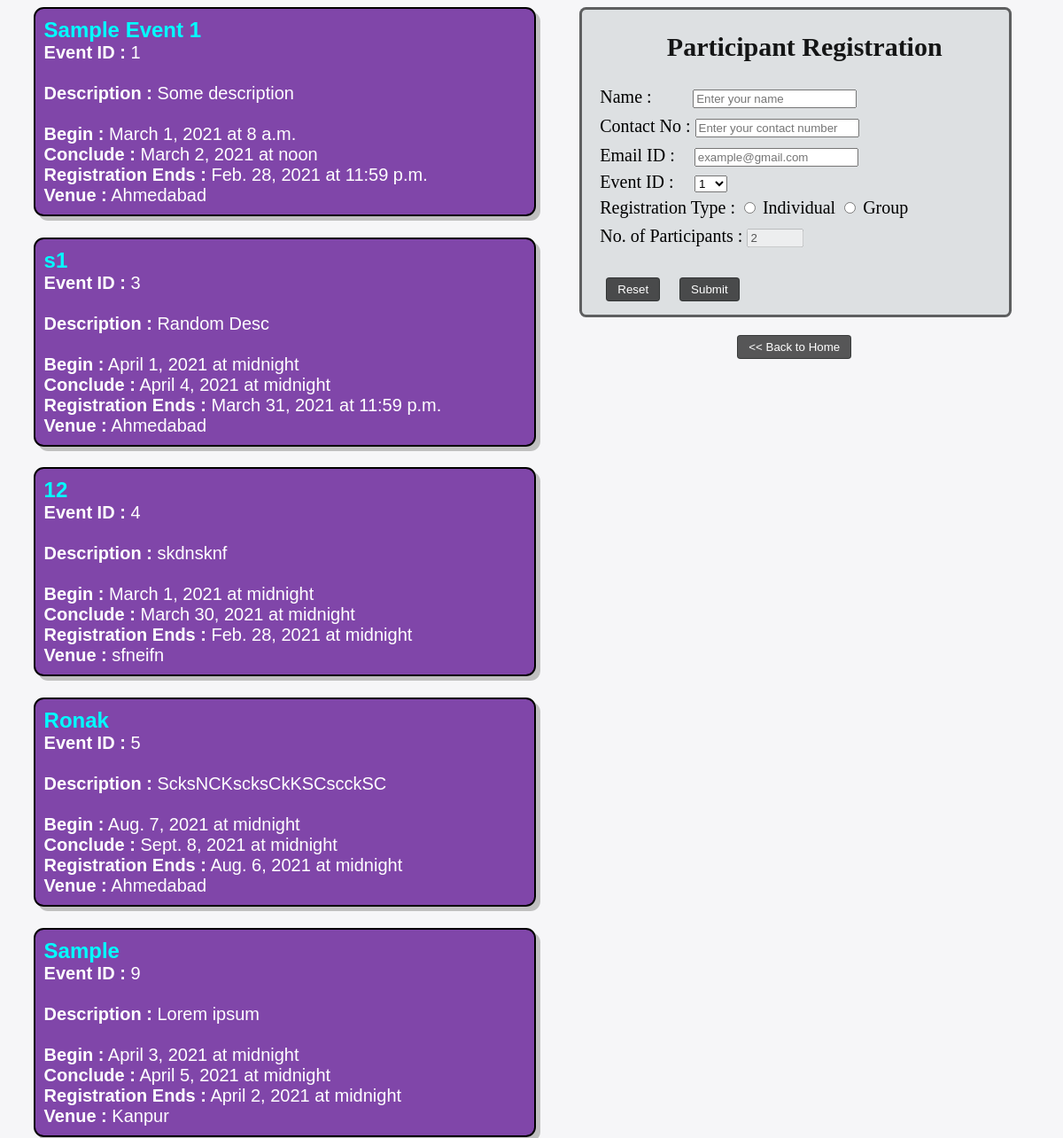
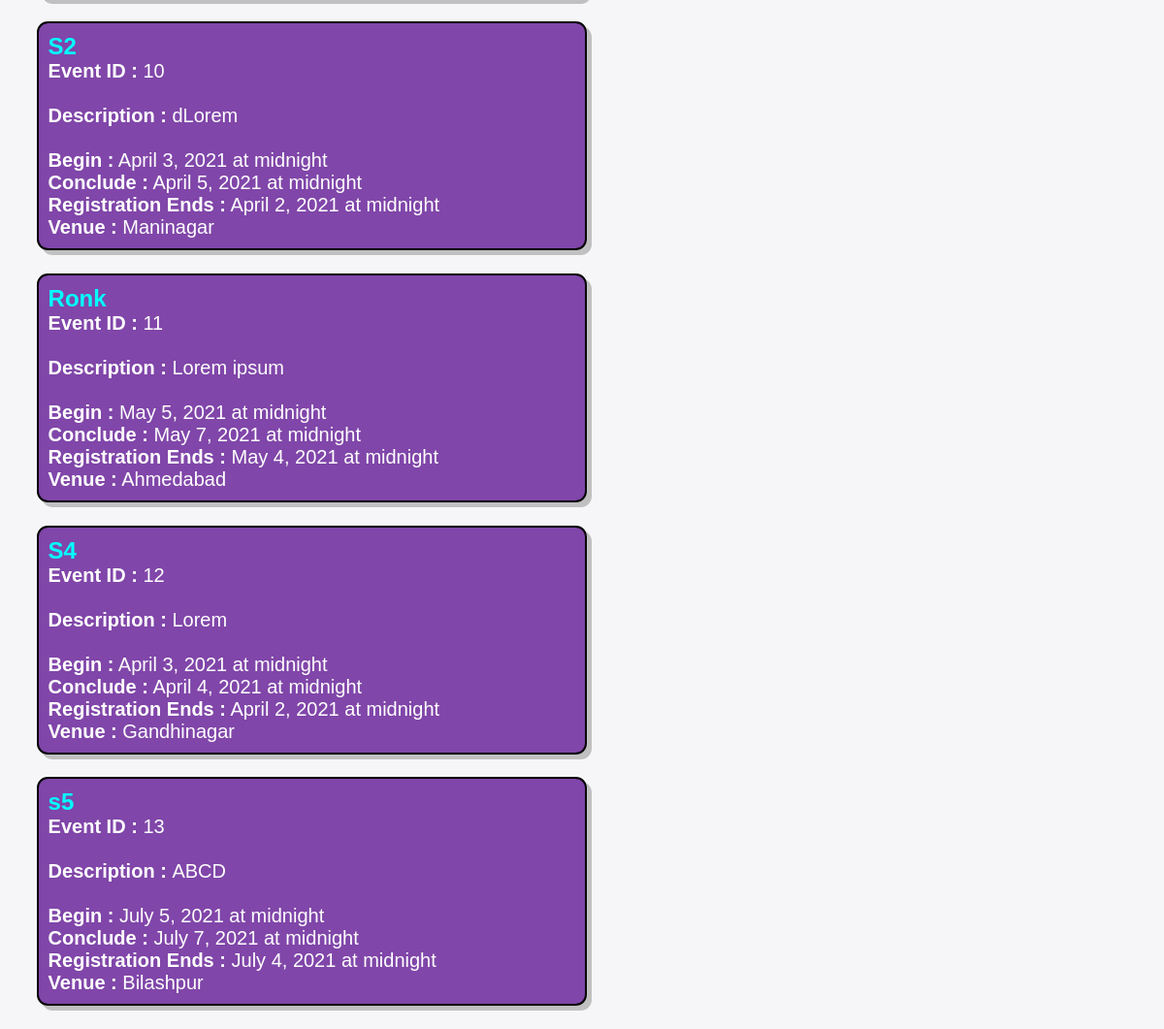
Page /participateRegistration on the earlier database version (2 pictures, top to bottom).
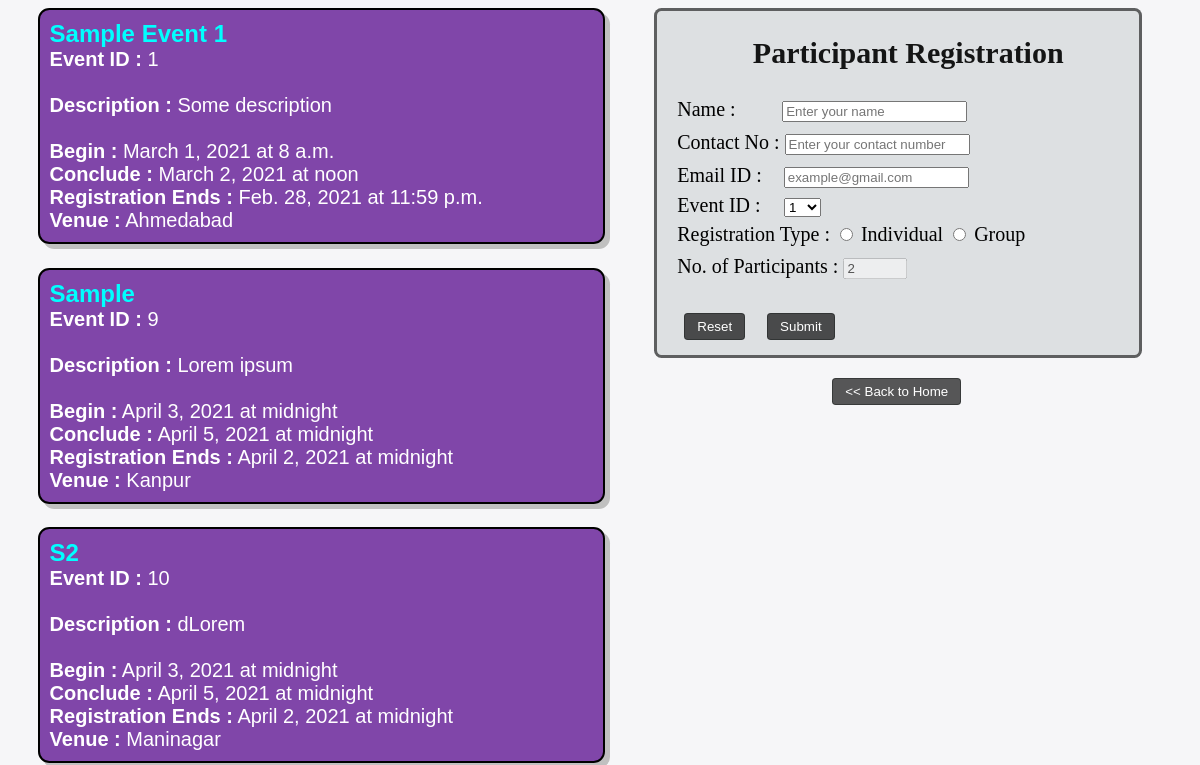
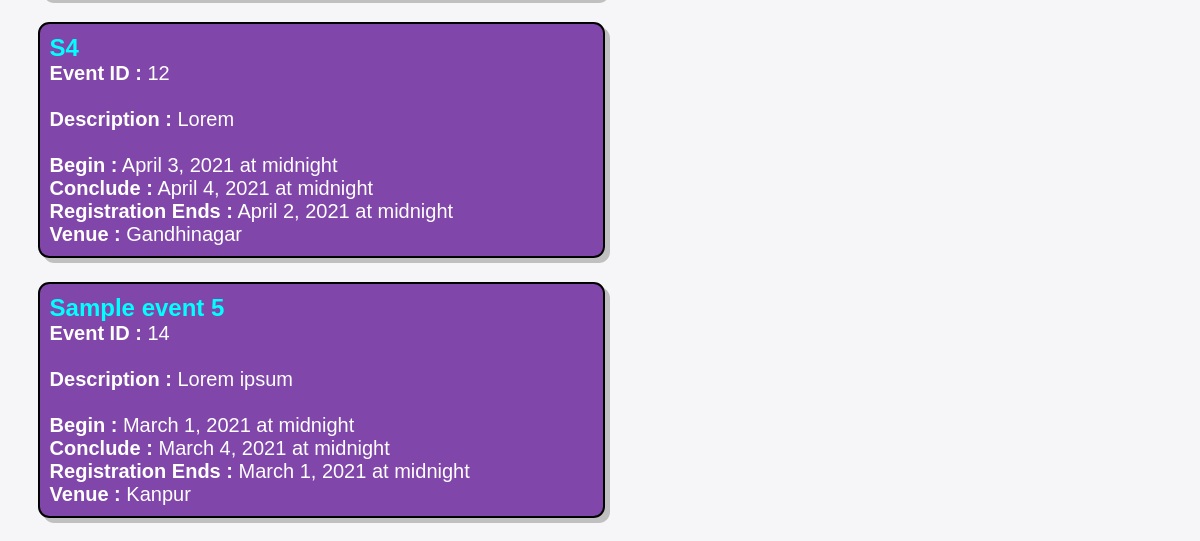
Same page on the later database version (2 pictures, top to bottom).
### event/models.py (models this page shows, shortened)
class Event(models.Model):
    name = models.CharField(max_length=120)
    desc = models.TextField()
    location = models.CharField(max_length=120)
    poster = models.FileField()
    start_date = models.DateField()
    start_time = models.TimeField()
    end_date = models.DateField()
    end_time = models.TimeField()
    last_date = models.DateField()
    last_time = models.TimeField()
    email = models.EmailField()
    pswd = models.CharField(max_length=20)

### participate/views.py (the view, shortened to what this page needs)
# urls.py: path('', views.form, name = "Event Registration Form"),
def form(request):
    today = datetime.now()
    date = str(today.date())
    time = str(today.time())
    events = Event.objects.filter(last_date__gte=date).exclude(last_date__exact=date, last_time__lte=time)
    return render(request, "participate_form.html", {"up_events":events})

### templates/participate_form.html (shortened to what this page needs)
<!DOCTYPE html>
<html lang="en">
<head>
    {% load static %}
    <link rel="stylesheet" href="{% static 'participate_form.css' %}">
</head>
<body>
    <div class="eventList">
        {% if up_events %}
        {% for event in up_events %}
        <div class="event">
            <div> <b id="event_name"> {{event.name}} </b></div>
            <div> <b id="label"> Event ID : </b> {{event.id}}<br><br></div>
            <div> <b id="label"> Description : </b> {{event.desc}} <br><br></div>
            <div> <b id="label"> Begin :</b> {{event.start_date}} at {{event.start_time}} <br></div>
            <div> <b id="label"> Conclude :</b> {{event.end_date}} at {{event.end_time}} <br></div>
            <div> <b id="label"> Registration Ends :</b> {{event.last_date}} at {{event.last_time}} <br></div>
            <div> <b id="label"> Venue :</b> {{event.location}} <br></div>
        </div>
        {% endfor %}
        {% else %}
        There is NO EVENT.
        {% endif %}
    </div>
    <form action="participateRegistration" method="POST">
        <h2 align="center"> Participant Registration </h2>
        <div>
            <label for="name"> Name : </label>
            <input type="text" id="name" name="name" placeholder="Enter your name" required>
        </div>
        <div>
            <label for="contact"> Contact No : </label>
            <input type="tel" id="contact" name="contact" placeholder="Enter your contact number" required>
        </div>
        <div>
            <label for="email"> Email ID : </label>
            <input type="text" id="email" name="email" placeholder="example@gmail.com" required>
        </div>
        <div>
            <label for="sel"> Event ID : </label>
            <select id="sel" name="event_id">
                {% if up_events %}
                {% for event in up_events %}
                <option> {{event.id}} </option><br>
                {% endfor %}
                {% endif %}
            </select>
        </div>
        <div class="register">
            <label for="register_type"> Registration Type :</label>
            <input type="radio" id="register_type" name="isGroup" value="1" onclick="disable_it()"> Individual
            <input type="radio" id="register_type" name="isGroup" value="2" onclick='Enable_it("people")'> Group
        </div>
        <div>
            <label for="people"> No. of Participants :</label>
            <input type="number" id="people" min='2' max='100' name="no_of_people" placeholder="2" value="2" disabled>
        </div>
        <br>
        <div>
            <button type='reset' id='reset'> Reset </button>
            <button type="submit" id='submit'> Submit </button>
        </div>
    </form>
    <div class="container">
        <button id="home" onclick="window.location.href='http://127.0.0.1:8000/'">
            << Back to Home </button>
    </div>
</body>
</html>

### static/participate_form.css (style rules this page uses)
body { background-color:rgba(228, 228, 235, 0.329); font-size: 20px; font-weight: 300; }
form { border: 3px solid rgba(0, 0, 0, 0.575); border-radius: 0.2cm; box-sizing: content-box; position : relative; margin-left: auto; margin-right: auto; width: fit-content; height: fit-content; background-color: rgba(206, 211, 212, 0.63); padding-left : 20px; padding-bottom: 10px; overflow: hidden; font-size: 20px; font-family: Georgia, 'Times New Roman', Times, serif; }
h2 { font-size: 30px; color:rgba(0, 0, 0, 0.911); padding-left: 2cm; padding-right: 2cm; }
#name { margin : 6px 0 6px 9%; }
#contact { margin : 6px 0 6px 0; }
#email { margin : 6px 0 6px 3.7%; }
.register { margin : 6px 0 6px 0; }
#people { margin : 6px 0 6px 0; }
#reset { margin : 5px 10px 5px 7px; padding: 5px 12px 5px 12px; background-color: rgba(0, 0, 0, 0.671); border: 1px solid #21252594; border-radius: 0.1cm; color: white; }
#submit { margin : 5px 10px 5px 7px; padding: 5px 12px 5px 12px; background-color: rgba(0, 0, 0, 0.671); border: 1px solid #21252594; border-radius: 0.1cm; color: white; }
#home { margin : 10px 10px 5px 7px; padding: 5px 12px 5px 12px; background-color: rgba(0, 0, 0, 0.651); border: 1px solid #21252594; border-radius: 0.1cm; color: white; }
#sel { margin : 0 0 0 4%; }
div.container { position: relative; font-size: 20px; left : 0; right : 0; bottom: 0; top : 10px; text-align: center; }
.eventList .event { border: 2.5px solid black; border-radius: 0.3cm; background-color:rgba(116, 52, 161, 0.9); color: rgb(255, 255, 255); box-sizing: border-box; box-shadow: 5px 5px silver; width: 15cm; padding:10px; float:left; position: relative; margin-left: 2.5%; margin-bottom: 2%; font-family: Verdana, Geneva, Tahoma, sans-serif; }
.eventList { position: relative; }
#event_name { font-size: larger; color:cyan; }

### templates/participate_form.html (style rules this page uses)
* { box-sizing: border-box; }

Differences in the rows shown:
removed Event: name "s1", id "3", desc "Random Desc", start_date "April 1, 2021", start_time "midnight", end_date "April 4, 2021", end_time "midnight", last_date "March 31, 2021", last_time "11:59 p.m.", location "Ahmedabad"
removed Event: name "12", id "4", desc "skdnsknf", start_date "March 1, 2021", start_time "midnight", end_date "March 30, 2021", end_time "midnight", last_date "Feb. 28, 2021", last_time "midnight", location "sfneifn"
removed Event: name "Ronak", id "5", desc "ScksNCKscksCkKSCscckSC", start_date "Aug. 7, 2021", start_time "midnight", end_date "Sept. 8, 2021", end_time "midnight", last_date "Aug. 6, 2021", last_time "midnight", location "Ahmedabad"
removed Event: name "Ronk", id "11", desc "Lorem ipsum", start_date "May 5, 2021", start_time "midnight", end_date "May 7, 2021", end_time "midnight", last_date "May 4, 2021", last_time "midnight", location "Ahmedabad"
removed Event: name "s5", id "13", desc "ABCD", start_date "July 5, 2021", start_time "midnight", end_date "July 7, 2021", end_time "midnight", last_date "July 4, 2021", last_time "midnight", location "Bilashpur"
added Event: name "Sample event 5", id "14", desc "Lorem ipsum", start_date "March 1, 2021", start_time "midnight", end_date "March 4, 2021", end_time "midnight", last_date "March 1, 2021", last_time "midnight", location "Kanpur"
